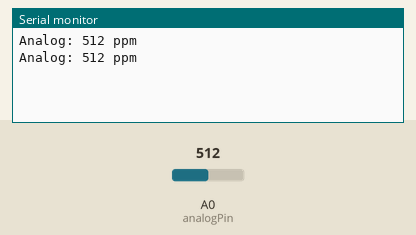
This sketch was run on a simulated Arduino Uno, built with avr-gcc and run on an emulated ATmega328P. On the bench: the last lines printed to the serial monitor. Inputs (shaded band) come from the test bench; at power-on: A0 (analogPin) = 512.

Above: at 2.8 s.
2.9 s: A0 (analogPin) set to 716
At 5.0 s:
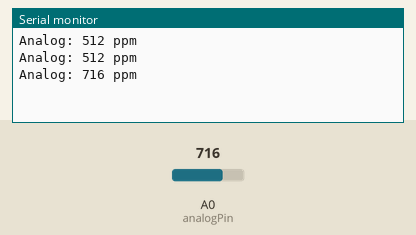
5.6 s: A0 (analogPin) set to 900
At 6.5 s:
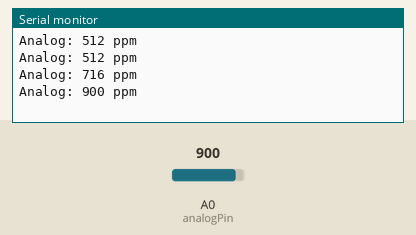
Timing chart, 0 to 8.6 s (numbered marks = the images above; inputs shaded):
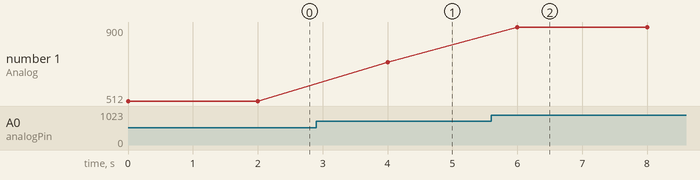

The sketch:

Clean_air_voltage.ino
```cpp
const int analogPin = A0;

void setup() {
  Serial.begin(9600);
}

void loop() {
  int sensorValue = analogRead(analogPin);


  // Perform calibration and conversion here based on your sensor's characteristics

  // Print the result
  Serial.print("Analog: ");
  Serial.print(sensorValue);
  Serial.println(" ppm");

  delay(2000); // Adjust the delay based on your application requirements
}
```

Measured:
- after the input at 2.9 s, the serial monitor: prints a new line after 1.1 s (image 1)
- after the input at 5.6 s, the serial monitor: prints a new line after 0.40 s (image 2)
- plotted number 1: 512 → 716 after the input at 2.9 s, 716 → 900 after the input at 5.6 s
